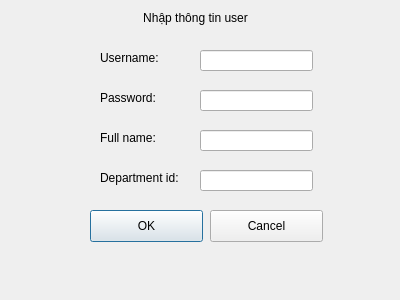
<?xml version="1.0" encoding="UTF-8"?>
<ui version="4.0">
 <class>Dialog</class>
 <widget class="QDialog" name="Dialog">
  <property name="geometry">
   <rect>
    <x>0</x>
    <y>0</y>
    <width>400</width>
    <height>300</height>
   </rect>
  </property>
  <property name="windowTitle">
   <string>Dialog</string>
  </property>
  <widget class="QLabel" name="label_1">
   <property name="geometry">
    <rect>
     <x>100</x>
     <y>50</y>
     <width>71</width>
     <height>16</height>
    </rect>
   </property>
   <property name="text">
    <string>Username:</string>
   </property>
  </widget>
  <widget class="QLabel" name="label_2">
   <property name="geometry">
    <rect>
     <x>100</x>
     <y>90</y>
     <width>71</width>
     <height>16</height>
    </rect>
   </property>
   <property name="text">
    <string>Password:</string>
   </property>
  </widget>
  <widget class="QLabel" name="label_3">
   <property name="geometry">
    <rect>
     <x>100</x>
     <y>130</y>
     <width>71</width>
     <height>16</height>
    </rect>
   </property>
   <property name="text">
    <string>Full name:</string>
   </property>
  </widget>
  <widget class="QLabel" name="label_4">
   <property name="geometry">
    <rect>
     <x>100</x>
     <y>170</y>
     <width>101</width>
     <height>16</height>
    </rect>
   </property>
   <property name="text">
    <string>Department id:</string>
   </property>
  </widget>
  <widget class="QLabel" name="label_5">
   <property name="geometry">
    <rect>
     <x>130</x>
     <y>10</y>
     <width>131</width>
     <height>16</height>
    </rect>
   </property>
   <property name="text">
    <string>&lt;html&gt;&lt;head/&gt;&lt;body&gt;&lt;p align=&quot;center&quot;&gt;Nhập thông tin user&lt;/p&gt;&lt;/body&gt;&lt;/html&gt;</string>
   </property>
   <property name="alignment">
    <set>Qt::AlignCenter</set>
   </property>
  </widget>
  <widget class="QLineEdit" name="username">
   <property name="geometry">
    <rect>
     <x>200</x>
     <y>50</y>
     <width>113</width>
     <height>21</height>
    </rect>
   </property>
  </widget>
  <widget class="QLineEdit" name="password">
   <property name="geometry">
    <rect>
     <x>200</x>
     <y>90</y>
     <width>113</width>
     <height>21</height>
    </rect>
   </property>
  </widget>
  <widget class="QLineEdit" name="full_name">
   <property name="geometry">
    <rect>
     <x>200</x>
     <y>130</y>
     <width>113</width>
     <height>21</height>
    </rect>
   </property>
  </widget>
  <widget class="QLineEdit" name="department_id">
   <property name="geometry">
    <rect>
     <x>200</x>
     <y>170</y>
     <width>113</width>
     <height>21</height>
    </rect>
   </property>
  </widget>
  <widget class="QPushButton" name="OK_Button">
   <property name="geometry">
    <rect>
     <x>90</x>
     <y>210</y>
     <width>113</width>
     <height>32</height>
    </rect>
   </property>
   <property name="text">
    <string>OK</string>
   </property>
  </widget>
  <widget class="QPushButton" name="Cancel_Button">
   <property name="geometry">
    <rect>
     <x>210</x>
     <y>210</y>
     <width>113</width>
     <height>32</height>
    </rect>
   </property>
   <property name="text">
    <string>Cancel</string>
   </property>
  </widget>
 </widget>
 <resources/>
 <connections/>
</ui>
